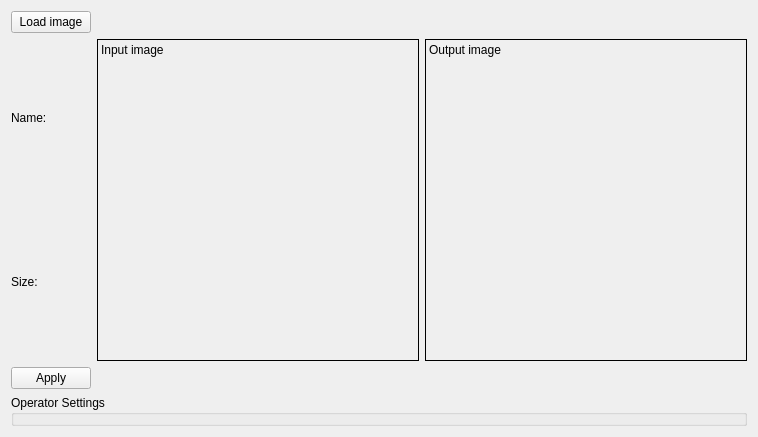
      <widget class="QWidget" name="tab_4">
       <attribute name="title">
        <string>Harris</string>
       </attribute>
       <layout class="QGridLayout" name="gridLayout_5">
        <item row="4" column="0" colspan="3">
         <widget class="QGroupBox" name="groupBox_9">
          <property name="title">
           <string>Operator Settings</string>
          </property>
          <widget class="QComboBox" name="harris_mode_select">
           <property name="geometry">
            <rect>
             <x>30</x>
             <y>80</y>
             <width>161</width>
             <height>22</height>
            </rect>
           </property>
           <item>
            <property name="text">
             <string>Thresholding</string>
            </property>
           </item>
           <item>
            <property name="text">
             <string>Local Thresholding</string>
            </property>
           </item>
           <item>
            <property name="text">
             <string>Non Maxima Supression</string>
            </property>
           </item>
           <item>
            <property name="text">
             <string>Local Maxima Extraction</string>
            </property>
           </item>
          </widget>
          <widget class="QLineEdit" name="harris_k_input">
           <property name="geometry">
            <rect>
             <x>250</x>
             <y>80</y>
             <width>81</width>
             <height>22</height>
            </rect>
           </property>
           <property name="text">
            <string>0.04</string>
           </property>
          </widget>
          <widget class="QLabel" name="label">
           <property name="geometry">
            <rect>
             <x>210</x>
             <y>80</y>
             <width>31</width>
             <height>16</height>
            </rect>
           </property>
           <property name="text">
            <string>K</string>
           </property>
          </widget>
          <widget class="QLineEdit" name="harris_window_size_input">
           <property name="geometry">
            <rect>
             <x>480</x>
             <y>80</y>
             <width>113</width>
             <height>22</height>
            </rect>
           </property>
           <property name="text">
            <string>5</string>
           </property>
          </widget>
          <widget class="QLabel" name="label_2">
           <property name="geometry">
            <rect>
             <x>380</x>
             <y>80</y>
             <width>81</width>
             <height>16</height>
            </rect>
           </property>
           <property name="text">
            <string>Window Size</string>
           </property>
          </widget>
          <widget class="QLineEdit" name="harris_param_input">
           <property name="geometry">
            <rect>
             <x>80</x>
             <y>120</y>
             <width>81</width>
             <height>22</height>
            </rect>
           </property>
           <property name="text">
            <string>1000</string>
           </property>
          </widget>
          <widget class="QLabel" name="label_5">
           <property name="geometry">
            <rect>
             <x>30</x>
             <y>120</y>
             <width>55</width>
             <height>16</height>
            </rect>
           </property>
           <property name="text">
            <string>Param</string>
           </property>
          </widget>
         </widget>
        </item>
        <item row="1" column="0">
         <widget class="QLabel" name="harris_image_name">
          <property name="text">
           <string>Name:</string>
          </property>
         </widget>
        </item>
        <item row="1" column="1" rowspan="2">
         <widget class="QLabel" name="harris_input_image">
          <property name="minimumSize">
           <size>
            <width>322</width>
            <height>322</height>
           </size>
          </property>
          <property name="maximumSize">
           <size>
            <width>322</width>
            <height>322</height>
           </size>
          </property>
          <property name="frameShape">
           <enum>QFrame::Box</enum>
          </property>
          <property name="text">
           <string>Input image</string>
          </property>
          <property name="alignment">
           <set>Qt::AlignLeading|Qt::AlignLeft|Qt::AlignTop</set>
          </property>
         </widget>
        </item>
        <item row="1" column="2" rowspan="2">
         <widget class="QLabel" name="harris_image_output">
          <property name="minimumSize">
           <size>
            <width>322</width>
            <height>322</height>
           </size>
          </property>
          <property name="maximumSize">
           <size>
            <width>322</width>
            <height>322</height>
           </size>
          </property>
          <property name="frameShape">
           <enum>QFrame::Box</enum>
          </property>
          <property name="text">
           <string>Output image</string>
          </property>
          <property name="alignment">
           <set>Qt::AlignLeading|Qt::AlignLeft|Qt::AlignTop</set>
          </property>
         </widget>
        </item>
        <item row="0" column="0">
         <widget class="QPushButton" name="harris_load">
          <property name="text">
           <string>Load image</string>
          </property>
         </widget>
        </item>
        <item row="2" column="0">
         <widget class="QLabel" name="harris_image_size">
          <property name="text">
           <string>Size:</string>
          </property>
         </widget>
        </item>
        <item row="3" column="0">
         <widget class="QPushButton" name="harris_apply">
          <property name="text">
           <string>Apply</string>
          </property>
         </widget>
        </item>
       </layout>
      </widget>
